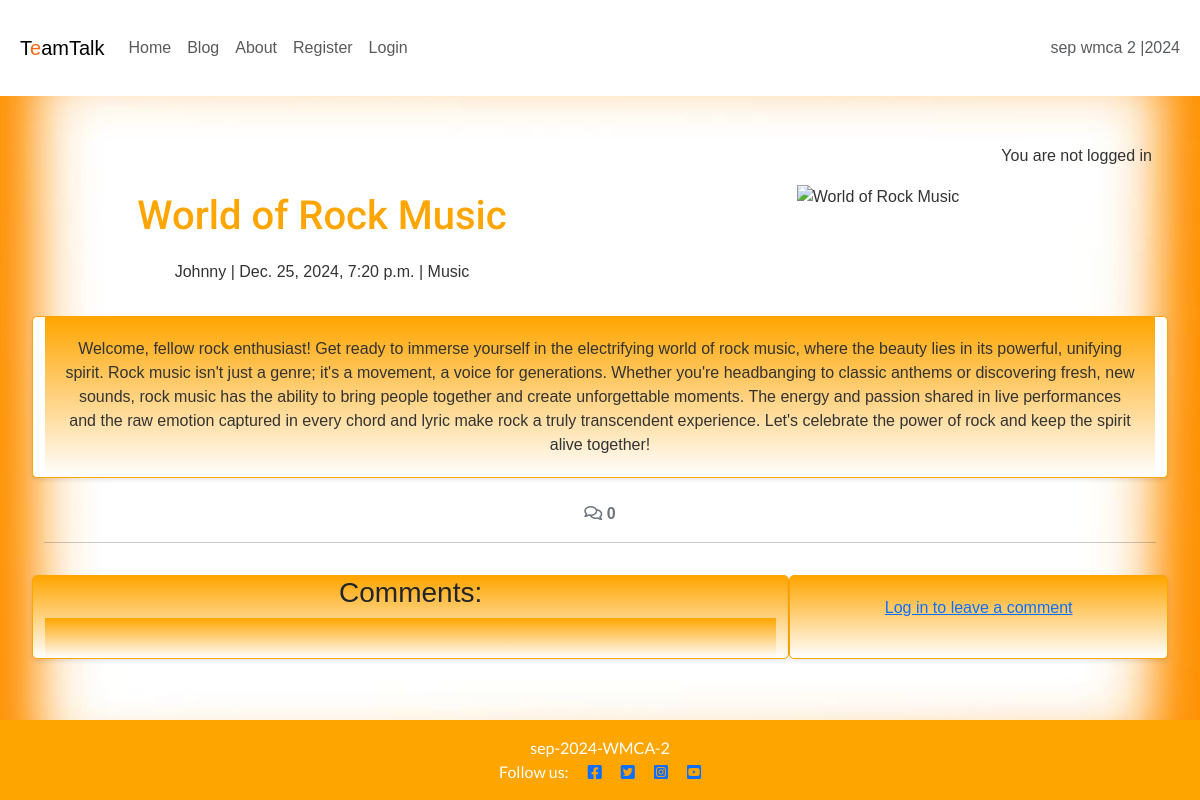
/blog/welcome-to-the-rock/, run on the app's committed database.
### blog/models.py (models this page shows, shortened)
class Post(models.Model):
    title = models.CharField(max_length=100)
    slug = models.SlugField(max_length=100)
    author_id = models.ForeignKey(
        User, on_delete=models.CASCADE, related_name="blog_posts"
    )
    featured_image = CloudinaryField('image', default='placeholder')
    content = models.TextField()
    category = models.ForeignKey(
        Category,
        on_delete=models.SET_NULL,
        null=True,
        blank=True, related_name='posts', default=1)
    created_at = models.DateTimeField(auto_now_add=True)
    updated_at = models.DateTimeField(auto_now=True)
    status = models.CharField(
        max_length=20,
        choices=[('draft', 'Draft'), ('published', 'Published')],
        default='draft'
    )

class Category(models.Model):
    name = models.CharField(max_length=100, unique=True)
    description = models.TextField(blank=True, null=True)
    author = models.ForeignKey(
        User, on_delete=models.CASCADE, related_name="categories")

### blog/views.py (the view, shortened to what this page needs)
# urls.py: path('<slug:slug>/', views.post_detail, name='post_detail'),
def post_detail(request, slug):
    queryset = Post.objects.filter(status='published')
    post = get_object_or_404(queryset, slug=slug)
    comments = post.comments.all().order_by("-created_on")
    category = post.category
    comment_count = post.comments.filter(approved=True).count()
    comment_form = CommentForm()
    return render(
        request,
        "blog/post_detail.html",
        {
            "post": post,
            "comments": comments,
            'category': category,
            "comment_count": comment_count,
            "comment_form": comment_form
        },
    )

### blog/templates/blog/post_detail.html (shortened to what this page needs)
{% extends 'base.html' %}
{% load static %}
{% load crispy_forms_tags %}
{% block content %}
<div class="masthead">
    <div class="container">
        <div class="row g-0">
            <div class="col-md-6 masthead-text">
                <h1>{{ post.title }}</h1>
                <p class="post-subtitle">{{ post.author_id }} | {{ post.created_at }} | {{ category.name }}</p>
            </div>
            <div class="d-none d-md-block col-md-6 masthead-image">
                {% if "placeholder" in post.featured_image.url %}
                <img src="{% static 'images/image1.jpg' %}" width="75%" class="scale" alt="placeholder">
                {% else %}
                <img src="{{ post.featured_image.url }}" width="75%" class="scale" alt="{{ post.title }}">
                {% endif %}
            </div>
        </div>
    </div>
</div>
<div class="container">
    <div class="row">
        <div class="col card mb-4 mt-3 left top">
            <div class="card-body">
                <article class="card-text">
                    {{ post.content | safe }}
                </article>
            </div>
        </div>
    </div>
    <div class="row">
        <div class="col-12">
            <strong class="text-secondary">
                <i class="far fa-comments"></i> {{ comment_count }}
            </strong>
        </div>
        <div class="col-12">
            <hr>
        </div>
    </div>
    <div class="row">
        <div class="col-md-8 card mb-4 mt-3" style="background: linear-gradient(to bottom, #FFA500, #FFFFFF);">
            <h3>Comments:</h3>
            <div class="card-body">
            </div>
        </div>
        <div class="col-md-4 card mb-4 mt-3" style="background: linear-gradient(to bottom, #FFA500, #FFFFFF);">
            <div class="card-body">
                {% if user.is_authenticated %}
                <h3>Leave a comment:</h3>
                <p>Posting as: {{ user.username }}</p>
                <form id="commentForm" method="post" style="margin-top: 1.3em;">
                    {{ comment_form }}
                    {% csrf_token %}
                    <button id="submitButton" type="submit"
                        style="background-color: orange; color: white; border: none; padding: 5px 10px; border-radius: 3px; cursor: pointer;"
                        onmouseover="this.style.backgroundColor='darkorange';"
                        onmouseout="this.style.backgroundColor='orange';">
                        Submit
                    </button>
                </form>
                {% else %}
                <p>
                    <a href="{% url 'account_login' %}" class="login-link">Log in to leave a comment</a>
                </p>
                {% endif %}
            </div>
        </div>
    </div>
</div>
{% endblock content %}

### static/css/style.css (style rules this page uses)
body { background-image: url(/static/images/TotFundal2.jpg); background-size: cover; background-position: center; background-repeat: no-repeat; margin: 0; font-family: Arial, sans-serif; background-color: #f7f7f7; color: #333333; }
h1, h2 { margin: 0.5rem 0; font-family: "Roboto"; }
body { font-family: Arial, sans-serif; }
h1, h2 { color: orange; margin-bottom: 20px; }
.card { border: 1px solid orange; border-radius: 5px; box-shadow: 0 2px 4px rgba(0, 0, 0, 0.1); }
.card-body { background: linear-gradient(to bottom, orange, white); padding: 20px; text-align: center; }
.card-text { color: #333; margin-bottom: 15px; }

### data on the page
Post: title "World of Rock Music", author_id "Johnny", created_at "Dec. 25, 2024, 7:20 p.m.", content "Welcome, fellow rock enthusiast! Get ready to immerse yourself in the electrifying world of rock music, where the beauty lies in its powerful, unifying spirit. Rock music isn't just a genre; it's a movement, a voice for generations. Whether you're headbanging to classic anthems or discovering fresh, new sounds, rock music has the ability to bring people together and create unforgettable moments. The energy and passion shared in live performances and the raw emotion captured in every chord and lyric make rock a truly transcendent experience. Let's celebrate the power of rock and keep the spirit alive together!"
Category: name "Music"

### other printed values
{{ comment_count }} "0"
